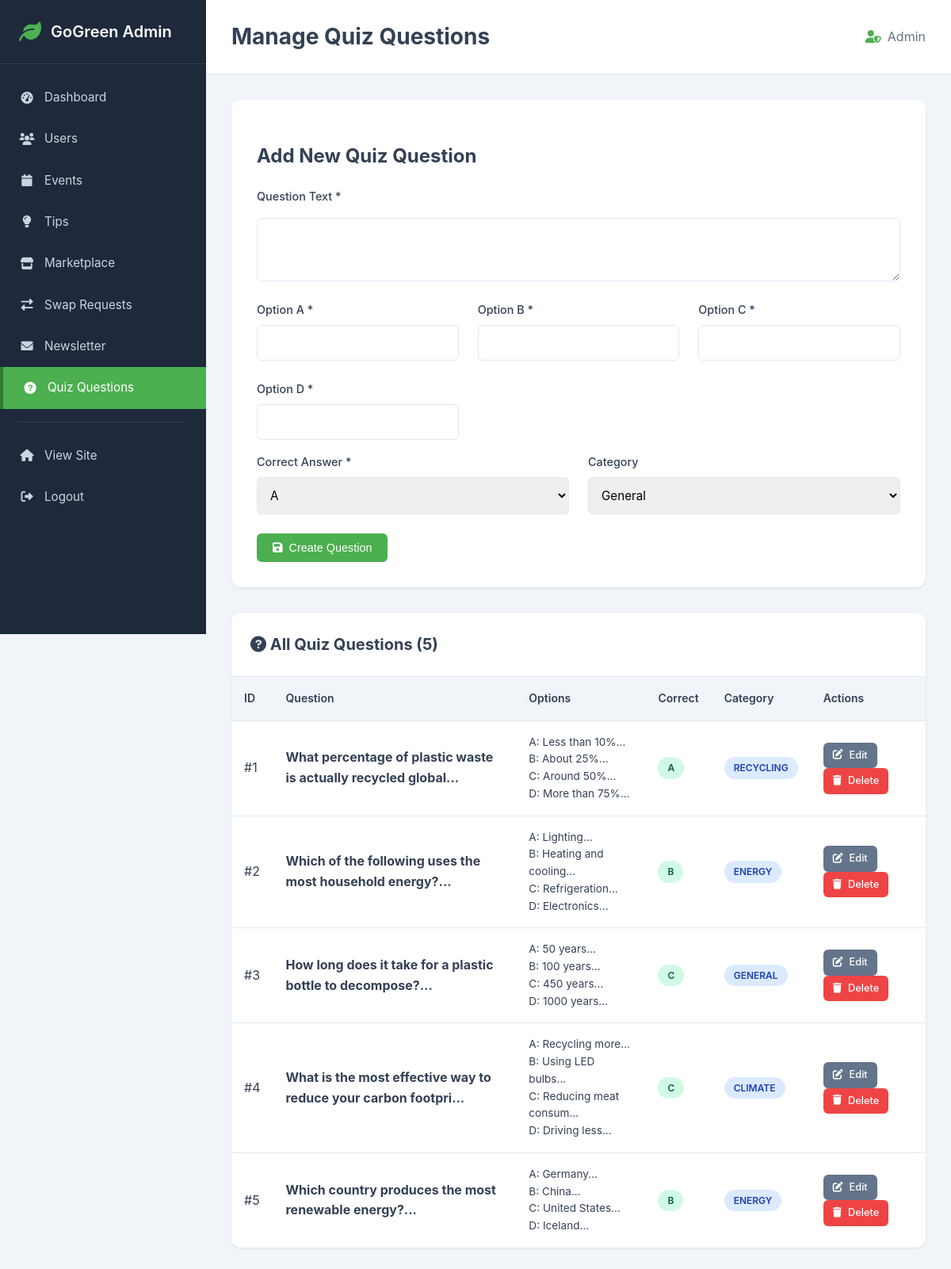
Screenshot of /main/admin_quiz.php (signed in) with the database file from the repository.
### tables this page shows
CREATE TABLE IF NOT EXISTS QUIZ_QUESTION (
    question_id INT AUTO_INCREMENT PRIMARY KEY,
    question_text TEXT NOT NULL,
    option_a VARCHAR(255) NOT NULL,
    option_b VARCHAR(255) NOT NULL,
    option_c VARCHAR(255) NOT NULL,
    option_d VARCHAR(255) NOT NULL,
    correct_answer CHAR(1) NOT NULL CHECK (correct_answer IN ('A', 'B', 'C', 'D')),
    category VARCHAR(50) DEFAULT 'general',
    created_at TIMESTAMP DEFAULT CURRENT_TIMESTAMP
);

### main/admin_quiz.php (the view, shortened to what this page needs)
<?php
include 'db_connection.php';
$questions = $conn->query("SELECT * FROM QUIZ_QUESTION ORDER BY created_at DESC");
$editQuestion = null;
?>
<!DOCTYPE html>
<html lang="en">
<head>
    <link rel="stylesheet" href="../css/styles.css">
    <link rel="stylesheet" href="../css/admin.css">
    <link rel="stylesheet" href="https://cdnjs.cloudflare.com/ajax/libs/font-awesome/6.0.0/css/all.min.css">
</head>
<body class="admin-body">
    <div class="admin-container">
        <?php include 'admin_sidebar.php'; ?>
        <main class="admin-main">
            <header class="admin-header">
                <h1>Manage Quiz Questions</h1>
                <div class="admin-user">
                    <i class="fas fa-user-shield"></i>
                    <span>Admin</span>
                </div>
            </header>
            <div class="admin-content">
                <div class="admin-form">
                    <h2><?php echo $editQuestion ? 'Edit Question' : 'Add New Quiz Question'; ?></h2>
                    <form method="POST" action="">
                        <div class="form-group-admin">
                            <label>Question Text *</label>
                            <textarea name="question_text" required style="min-height: 80px;"><?php echo $editQuestion['question_text'] ?? ''; ?></textarea>
                        </div>
                        <div class="form-grid" style="margin-top: 1rem;">
                            <div class="form-group-admin">
                                <label>Option A *</label>
                                <input type="text" name="option_a" value="<?php echo $editQuestion['option_a'] ?? ''; ?>" required>
                            </div>
                            <div class="form-group-admin">
                                <label>Option B *</label>
                                <input type="text" name="option_b" value="<?php echo $editQuestion['option_b'] ?? ''; ?>" required>
                            </div>
                            <div class="form-group-admin">
                                <label>Option C *</label>
                                <input type="text" name="option_c" value="<?php echo $editQuestion['option_c'] ?? ''; ?>" required>
                            </div>
                            <div class="form-group-admin">
                                <label>Option D *</label>
                                <input type="text" name="option_d" value="<?php echo $editQuestion['option_d'] ?? ''; ?>" required>
                            </div>
                        </div>
                        <div class="form-grid" style="margin-top: 1rem;">
                            <div class="form-group-admin">
                                <label>Correct Answer *</label>
                                <select name="correct_answer" required>
                                    <option value="A" <?php echo ($editQuestion && $editQuestion['correct_answer'] == 'A') ? 'selected' : ''; ?>>A</option>
                                </select>
                            </div>
                            <div class="form-group-admin">
                                <label>Category</label>
                                <select name="category">
                                    <option value="general" <?php echo ($editQuestion && $editQuestion['category'] == 'general') ? 'selected' : ''; ?>>General</option>
                                </select>
                            </div>
                        </div>
                        <div style="margin-top: 1.5rem; display: flex; gap: 1rem;">
                            <button type="submit" class="btn-admin btn-primary-admin">
                                <i class="fas fa-save"></i>
                                <?php echo $editQuestion ? 'Update Question' : 'Create Question'; ?>
                            </button>
                        </div>
                    </form>
                </div>
                <div class="admin-table-container" style="margin-top: 2rem;">
                    <div class="admin-table-header">
                        <h2><i class="fas fa-question-circle"></i> All Quiz Questions (<?php echo $questions->num_rows; ?>)</h2>
                    </div>
                    <table class="admin-table">
                        <thead>
                            <tr>
                                <th>ID</th>
                                <th>Question</th>
                                <th>Options</th>
                                <th>Correct</th>
                                <th>Category</th>
                                <th>Actions</th>
                            </tr>
                        </thead>
                        <tbody>
                            <?php while ($question = $questions->fetch_assoc()): ?>
                                <tr>
                                    <td>#<?php echo $question['question_id']; ?></td>
                                    <td>
                                        <strong><?php echo htmlspecialchars(substr($question['question_text'], 0, 60)); ?>...</strong>
                                    </td>
                                    <td style="font-size: 0.85rem;">
                                        <div>A: <?php echo htmlspecialchars(substr($question['option_a'], 0, 20)); ?>...</div>
                                        <div>B: <?php echo htmlspecialchars(substr($question['option_b'], 0, 20)); ?>...</div>
                                        <div>C: <?php echo htmlspecialchars(substr($question['option_c'], 0, 20)); ?>...</div>
                                        <div>D: <?php echo htmlspecialchars(substr($question['option_d'], 0, 20)); ?>...</div>
                                    </td>
                                    <td>
                                        <span class="action-badge" style="background: #d1fae5; color: #065f46;">
                                            <?php echo $question['correct_answer']; ?>
                                        </span>
                                    </td>
                                    <td>
                                        <span class="action-badge" style="background: #dbeafe; color: #1e40af;">
                                            <?php echo ucfirst($question['category']); ?>
                                        </span>
                                    </td>
                                    <td>
                                        <a href="?edit=<?php echo $question['question_id']; ?>" class="btn-admin btn-secondary-admin btn-sm">
                                            <i class="fas fa-edit"></i> Edit
                                        </a>
                                        <a href="?delete=<?php echo $question['question_id']; ?>"
                                           onclick="return confirm('Are you sure you want to delete this question?')"
                                           class="btn-admin btn-danger-admin btn-sm">
                                            <i class="fas fa-trash"></i> Delete
                                        </a>
                                    </td>
                                </tr>
                            <?php endwhile; ?>
                        </tbody>
                    </table>
                </div>
            </div>
        </main>
    </div>
</body>
</html>

### main/admin_sidebar.php
<aside class="admin-sidebar">
    <div class="admin-logo">
        <i class="fas fa-leaf"></i>
        <h2>GoGreen Admin</h2>
    </div>
    <nav class="admin-nav">
        <a href="admin_dashboard.php" class="admin-nav-item <?php echo basename($_SERVER['PHP_SELF']) == 'admin_dashboard.php' ? 'active' : ''; ?>">
            <i class="fas fa-tachometer-alt"></i> Dashboard
        </a>
        <a href="admin_users.php" class="admin-nav-item <?php echo basename($_SERVER['PHP_SELF']) == 'admin_users.php' ? 'active' : ''; ?>">
            <i class="fas fa-users"></i> Users
        </a>
        <a href="admin_events.php" class="admin-nav-item <?php echo basename($_SERVER['PHP_SELF']) == 'admin_events.php' ? 'active' : ''; ?>">
            <i class="fas fa-calendar"></i> Events
        </a>
        <a href="admin_tips.php" class="admin-nav-item <?php echo basename($_SERVER['PHP_SELF']) == 'admin_tips.php' ? 'active' : ''; ?>">
            <i class="fas fa-lightbulb"></i> Tips
        </a>
        <a href="admin_marketplace.php" class="admin-nav-item <?php echo basename($_SERVER['PHP_SELF']) == 'admin_marketplace.php' ? 'active' : ''; ?>">
            <i class="fas fa-store"></i> Marketplace
        </a>
        <a href="admin_swaps.php" class="admin-nav-item <?php echo basename($_SERVER['PHP_SELF']) == 'admin_swaps.php' ? 'active' : ''; ?>">
            <i class="fas fa-exchange-alt"></i> Swap Requests
        </a>
        <a href="admin_newsletter.php" class="admin-nav-item <?php echo basename($_SERVER['PHP_SELF']) == 'admin_newsletter.php' ? 'active' : ''; ?>">
            <i class="fas fa-envelope"></i> Newsletter
        </a>
        <a href="admin_quiz.php" class="admin-nav-item <?php echo basename($_SERVER['PHP_SELF']) == 'admin_quiz.php' ? 'active' : ''; ?>">
            <i class="fas fa-question-circle"></i> Quiz Questions
        </a>
        <div class="admin-nav-divider"></div>
        <a href="index.php" class="admin-nav-item">
            <i class="fas fa-home"></i> View Site
        </a>
        <a href="logout.php" class="admin-nav-item">
            <i class="fas fa-sign-out-alt"></i> Logout
        </a>
    </nav>
</aside>

### css/styles.css (style rules this page uses)
:root { --primary: #0b8043; --secondary: #2e7d32; --accent: #558b2f; --brown: #795548; --background: #f9fbf9; --card-bg: #ffffff; --text: #2c3e2d; --text-light: #5c6c5d; --muted: #86957d; --border: #e0e5e0; --success: #43a047; --shadow: 0 2px 8px rgba(11, 128, 67, 0.08); }
* { box-sizing: border-box; }
body { font-family: system-ui, Segoe UI, Roboto, Arial, sans-serif; margin: 0; color: var(--text); line-height: 1.6; background-color: var(--background); }
a { color: var(--primary); text-decoration: none; transition: color 0.3s ease; }
body { padding-top: 60px; overflow-x: hidden; }
main { min-height: calc(100vh - 60px - 300px); width: 100%; overflow-x: hidden; }
textarea { width: 100%; padding: 12px; border-radius: 8px; border: 1px solid #ddd; margin: 8px 0; font-size: 1rem; font-family: inherit; }
html, body { overflow-x: hidden; width: 100%; position: relative; }

### rows the page displays
quiz_question: question_id "1", question_text "What percentage of plastic waste is actually recycled global", option_a "Less than 10%", option_b "About 25%", option_c "Around 50%", option_d "More than 75%", correct_answer "A", category "RECYCLING"
quiz_question: question_id "2", question_text "Which of the following uses the most household energy?", option_a "Lighting", option_b "Heating and cooling", option_c "Refrigeration", option_d "Electronics", correct_answer "B", category "ENERGY"
quiz_question: question_id "3", question_text "How long does it take for a plastic bottle to decompose?", option_a "50 years", option_b "100 years", option_c "450 years", option_d "1000 years", correct_answer "C", category "GENERAL"
quiz_question: question_id "4", question_text "What is the most effective way to reduce your carbon footpri", option_a "Recycling more", option_b "Using LED bulbs", option_c "Reducing meat consum", option_d "Driving less", correct_answer "C", category "CLIMATE"
quiz_question: question_id "5", question_text "Which country produces the most renewable energy?", option_a "Germany", option_b "China", option_c "United States", option_d "Iceland", correct_answer "B", category "ENERGY"

### other values shown
$questions->num_rows "5"
